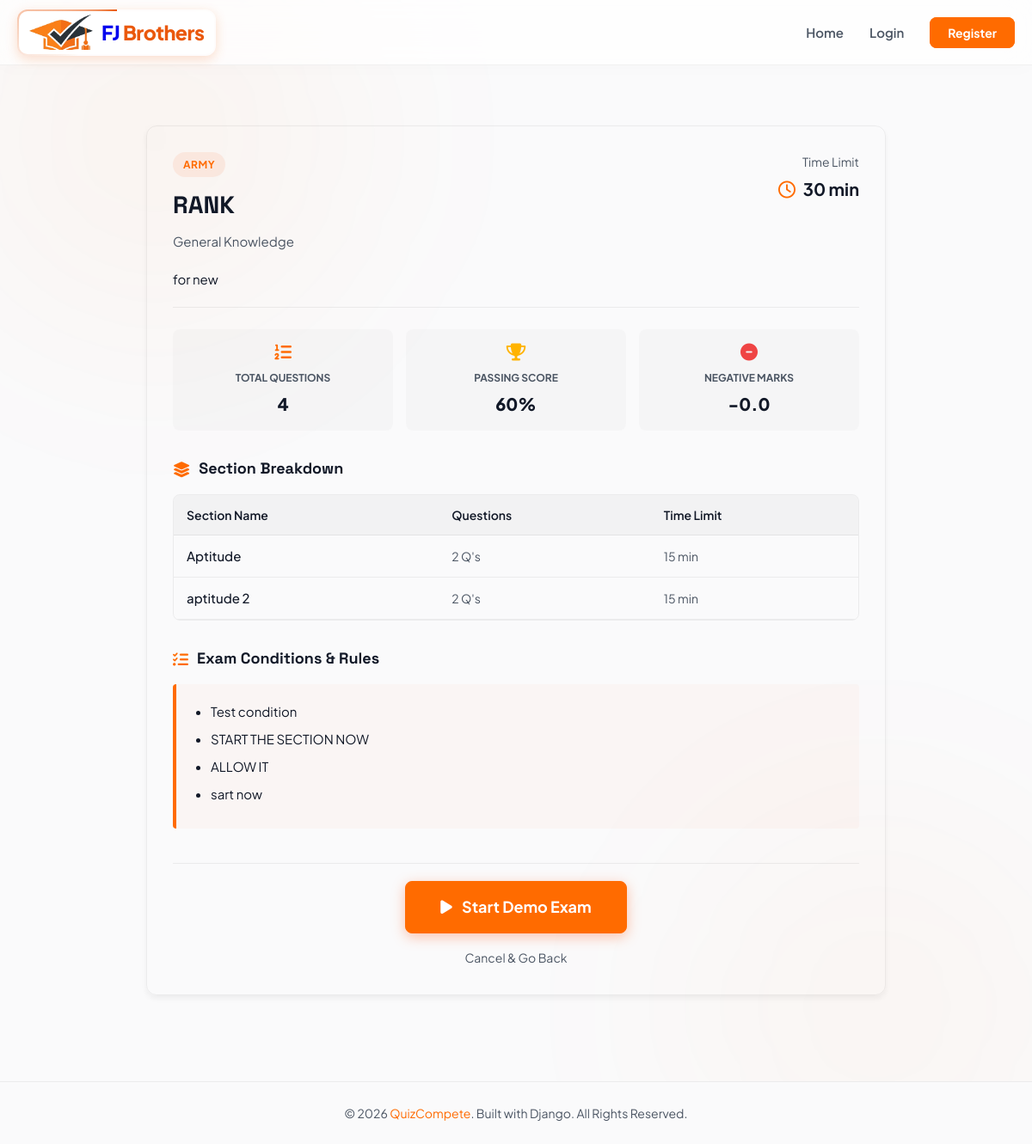
The page /quiz/6/demo/overview/ on the database its author committed.
### quiz/models.py (models this page shows, shortened)
class Quiz(models.Model):
    title = models.CharField(max_length=255)
    description = models.TextField(blank=True, help_text="Short description of the quiz")
    category = models.ForeignKey(Category, on_delete=models.SET_NULL, null=True, blank=True, related_name='quizzes')
    subject = models.ForeignKey(Subject, on_delete=models.SET_NULL, null=True, blank=True, related_name='quizzes')
    academic_year = models.CharField(max_length=50, default="2025-2026", blank=True, null=True)
    unit = models.CharField(max_length=50, default="Unit 1", blank=True, null=True)
    difficulty = models.CharField(max_length=50, choices=[('Easy', 'Easy'), ('Medium', 'Medium'), ('Hard', 'Hard')], default='Medium')
    duration = models.PositiveIntegerField(default=60, help_text="Time limit in minutes")
    passing_score = models.PositiveIntegerField(default=60, help_text="Passing score percentage (0-100)")
    negative_marking = models.BooleanField(default=False, help_text="Enable negative marking for this quiz")
    negative_marks_per_question = models.FloatField(default=0.0, help_text="Marks deducted for each incorrect answer")
    shuffle_questions = models.BooleanField(default=False, help_text="Shuffle questions order for each attempt")
    shuffle_options = models.BooleanField(default=False, help_text="Shuffle choices/options for each question")
    max_attempts = models.PositiveIntegerField(default=1, help_text="Maximum allowed attempts per student")
    start_date = models.DateTimeField(null=True, blank=True, help_text="Quiz availability start date")
    end_date = models.DateTimeField(null=True, blank=True, help_text="Quiz availability end date/deadline")
    deadline = models.DateTimeField(null=True, blank=True, help_text="Backwards compatible deadline datetime")
    status = models.CharField(max_length=50, choices=[('Draft', 'Draft'), ('Published', 'Published'), ('Archived', 'Archived')], default='Draft')
    created_by = models.ForeignKey(User, on_delete=models.CASCADE, related_name='quizzes_created', null=True, blank=True)
    created_at = models.DateTimeField(auto_now_add=True)
    class Meta:
        verbose_name_plural = "Quizzes"
        ordering = ['-created_at']
    @property
    def time_limit(self):
        return self.duration * 60

class Category(models.Model):
    name = models.CharField(max_length=255)
    description = models.TextField(blank=True)
    icon = models.CharField(max_length=100, default='fa-graduation-cap', help_text="FontAwesome icon class name")
    class Meta:
        verbose_name_plural = "Categories"
        ordering = ['name']

class QuizSection(models.Model):
    quiz = models.ForeignKey(Quiz, on_delete=models.CASCADE, related_name='sections')
    title = models.CharField(max_length=255)
    description = models.TextField(blank=True, null=True)
    time_limit = models.PositiveIntegerField(blank=True, null=True, help_text="Time limit in minutes for this specific section")
    order = models.PositiveIntegerField(default=0)
    class Meta:
        ordering = ['order', 'id']

class QuizCondition(models.Model):
    quiz = models.ForeignKey(Quiz, on_delete=models.CASCADE, related_name='conditions')
    text = models.CharField(max_length=500, help_text="A specific rule or condition for this quiz")
    order = models.PositiveIntegerField(default=0)
    class Meta:
        ordering = ['order', 'id']

### quiz/views.py (the view)
# urls.py: path('quiz/<int:quiz_id>/demo/overview/', views.demo_overview, name='demo_overview'),
def demo_overview(request, quiz_id):
    quiz = get_object_or_404(Quiz, id=quiz_id)
    sections = quiz.sections.all()
    general_questions = quiz.questions.filter(section__isnull=True).count()
    total_questions = quiz.questions.count()
    context = {
        'quiz': quiz,
        'sections': sections,
        'general_questions_count': general_questions,
        'total_questions': total_questions,
        'is_demo': True,
    }
    return render(request, 'quiz/overview.html', context)

### quiz/templates/quiz/overview.html (shortened to what this page needs)
{% extends 'quiz/base.html' %}
{% load static %}
{% block content %}
<div class="container" style="max-width: 900px; margin-top: 40px; margin-bottom: 60px;">
    <div style="background-color: var(--card-bg); border: 1px solid var(--border-color); border-radius: 12px; padding: 30px; box-shadow: 0 4px 6px rgba(0,0,0,0.05); margin-bottom: 30px;">
        <div style="display: flex; justify-content: space-between; align-items: flex-start; margin-bottom: 20px;">
            <div>
                <span class="badge" style="background-color: rgba(255, 107, 53, 0.1); color: var(--primary-orange); padding: 5px 12px; border-radius: 20px; font-size: 12px; font-weight: 700; text-transform: uppercase; letter-spacing: 0.5px; margin-bottom: 10px; display: inline-block;">
                    {{ quiz.category.name|default:"General" }}
                </span>
                <h1 style="font-size: 28px; font-weight: 800; color: var(--text-dark); margin: 0;">{{ quiz.title }}</h1>
                <p style="color: var(--text-muted); font-size: 15px; margin-top: 8px; margin-bottom: 0;">{{ quiz.subject.name|default:"General Knowledge" }}</p>
            </div>
            <div style="text-align: right;">
                <div style="font-size: 14px; color: var(--text-muted); margin-bottom: 5px;">Time Limit</div>
                <div style="font-size: 20px; font-weight: 700; color: var(--text-dark);">
                    <i class="fa-regular fa-clock" style="color: var(--primary-orange); margin-right: 5px;"></i> {{ quiz.duration }} min
                </div>
            </div>
        </div>
        {% if quiz.description %}
        <p style="color: var(--text-light); font-size: 15px; line-height: 1.6; margin-bottom: 25px; padding-bottom: 20px; border-bottom: 1px solid var(--border-color);">
            {{ quiz.description }}
        </p>
        {% endif %}
        <div style="display: grid; grid-template-columns: repeat(3, 1fr); gap: 15px; margin-bottom: 30px;">
            <div style="background-color: rgba(0,0,0,0.02); border-radius: 8px; padding: 15px; text-align: center;">
                <i class="fa-solid fa-list-ol" style="color: var(--primary-orange); font-size: 20px; margin-bottom: 10px;"></i>
                <div style="font-size: 12px; color: var(--text-muted); text-transform: uppercase; font-weight: 700;">Total Questions</div>
                <div style="font-size: 20px; font-weight: 800; color: var(--text-dark); margin-top: 5px;">{{ total_questions }}</div>
            </div>
            <div style="background-color: rgba(0,0,0,0.02); border-radius: 8px; padding: 15px; text-align: center;">
                <i class="fa-solid fa-trophy" style="color: #FFB300; font-size: 20px; margin-bottom: 10px;"></i>
                <div style="font-size: 12px; color: var(--text-muted); text-transform: uppercase; font-weight: 700;">Passing Score</div>
                <div style="font-size: 20px; font-weight: 800; color: var(--text-dark); margin-top: 5px;">{{ quiz.passing_score }}%</div>
            </div>
            <div style="background-color: rgba(0,0,0,0.02); border-radius: 8px; padding: 15px; text-align: center;">
                <i class="fa-solid fa-minus-circle" style="color: var(--danger-red); font-size: 20px; margin-bottom: 10px;"></i>
                <div style="font-size: 12px; color: var(--text-muted); text-transform: uppercase; font-weight: 700;">Negative Marks</div>
                <div style="font-size: 20px; font-weight: 800; color: var(--text-dark); margin-top: 5px;">{% if quiz.negative_marking %}-{{ quiz.negative_marks_per_question }}{% else %}None{% endif %}</div>
            </div>
        </div>
        {% if sections %}
        <div style="margin-bottom: 30px;">
            <h3 style="font-size: 18px; font-weight: 700; color: var(--text-dark); margin-bottom: 15px; display: flex; align-items: center;">
                <i class="fa-solid fa-layer-group" style="color: var(--primary-orange); margin-right: 10px;"></i> Section Breakdown
            </h3>
            <div style="border: 1px solid var(--border-color); border-radius: 8px; overflow: hidden;">
                <table style="width: 100%; border-collapse: collapse; text-align: left;">
                    <thead>
                        <tr style="background-color: rgba(0,0,0,0.03); border-bottom: 1px solid var(--border-color);">
                            <th style="padding: 12px 15px; font-weight: 600; font-size: 14px; color: var(--text-dark);">Section Name</th>
                            <th style="padding: 12px 15px; font-weight: 600; font-size: 14px; color: var(--text-dark);">Questions</th>
                            <th style="padding: 12px 15px; font-weight: 600; font-size: 14px; color: var(--text-dark);">Time Limit</th>
                        </tr>
                    </thead>
                    <tbody>
                        {% for sec in sections %}
                        <tr style="border-bottom: 1px solid var(--border-color);">
                            <td style="padding: 12px 15px; font-size: 15px; color: var(--text-dark); font-weight: 500;">{{ sec.title }}</td>
                            <td style="padding: 12px 15px; font-size: 14px; color: var(--text-muted);">{{ sec.questions.count }} Q's</td>
                            <td style="padding: 12px 15px; font-size: 14px; color: var(--text-muted);">{% if sec.time_limit %}{{ sec.time_limit }} min{% else %}No Limit{% endif %}</td>
                        </tr>
                        {% endfor %}
                    </tbody>
                </table>
            </div>
        </div>
        {% endif %}
        {% if quiz.conditions.all %}
        <div style="margin-bottom: 30px;">
            <h3 style="font-size: 18px; font-weight: 700; color: var(--text-dark); margin-bottom: 15px; display: flex; align-items: center;">
                <i class="fa-solid fa-list-check" style="color: var(--primary-orange); margin-right: 10px;"></i> Exam Conditions & Rules
            </h3>
            <div style="background-color: rgba(255, 107, 53, 0.03); border-left: 4px solid var(--primary-orange); padding: 20px; border-radius: 4px;">
                <ul style="margin: 0; padding-left: 20px; color: var(--text-light); font-size: 15px; line-height: 1.6;">
                    {% for condition in quiz.conditions.all %}
                        <li style="margin-bottom: 8px;">{{ condition.text }}</li>
                    {% endfor %}
                </ul>
            </div>
        </div>
        {% endif %}
        <div style="text-align: center; margin-top: 40px; padding-top: 20px; border-top: 1px solid var(--border-color);">
            {% if is_demo %}
            <a href="{% url 'quiz:play_demo' quiz.id %}" class="btn btn-primary" style="font-size: 18px; padding: 15px 40px; font-weight: 700; box-shadow: 0 4px 15px rgba(255, 107, 53, 0.4);">
                <i class="fa-solid fa-play" style="margin-right: 8px;"></i> Start Demo Exam
            </a>
            {% else %}
            <a href="{% url 'quiz:play' quiz.id %}" class="btn btn-primary" style="font-size: 18px; padding: 15px 40px; font-weight: 700; box-shadow: 0 4px 15px rgba(255, 107, 53, 0.4);">
                <i class="fa-solid fa-play" style="margin-right: 8px;"></i> Start Exam
            </a>
            {% endif %}
            <div style="margin-top: 15px;">
                <a href="javascript:history.back()" style="color: var(--text-muted); font-size: 14px; text-decoration: none;">
                    Cancel & Go Back
                </a>
            </div>
        </div>
    </div>
</div>
{% endblock %}

### quiz/static/quiz/css/style.css (style rules this page uses)
:root { --bg-main: #FAFAFB; --bg-surface: rgba(255, 255, 255, 0.75); --bg-card-hover: rgba(255, 255, 255, 0.9); --primary-orange: #FF6B00; --primary-orange-hover: #E35F00; --primary-orange-glow: rgba(255, 107, 0, 0.18); --border-color: rgba(0, 0, 0, 0.06); --border-color-active: rgba(255, 107, 0, 0.5); --text-white: #111827; --text-muted: #4B5563; --success-green: #10B981; --danger-red: #EF4444; --font-family: 'Plus Jakarta Sans', sans-serif; --font-heading: 'Space Grotesk', sans-serif; --transition-speed: 0.3s; --glass-blur: 16px; }
* { margin: 0; padding: 0; box-sizing: border-box; }
body { background-color: var(--bg-main); color: var(--text-white); font-family: var(--font-family); line-height: 1.6; min-height: 100vh; display: flex; flex-direction: column; overflow-x: hidden; position: relative; }
body::before { content: ""; position: fixed; top: -15%; left: -15%; width: 60vw; height: 60vw; background: radial-gradient(circle, rgba(255, 107, 0, 0.05) 0%, transparent 70%); filter: blur(80px); z-index: -1; pointer-events: none; }
body::after { content: ""; position: fixed; bottom: -15%; right: -15%; width: 60vw; height: 60vw; background: radial-gradient(circle, rgba(255, 107, 0, 0.04) 0%, transparent 70%); filter: blur(80px); z-index: -1; pointer-events: none; }
h1, h2, h3, h4, h5, h6 { font-family: var(--font-heading); font-weight: 700; }
.container { width: 100%; max-width: 1200px; margin: 0 auto; padding: 0 20px; }
.btn { display: inline-block; padding: 12px 28px; font-size: 16px; font-weight: 600; border-radius: 8px; text-decoration: none; text-align: center; cursor: pointer; transition: all var(--transition-speed); border: 1px solid transparent; }
.btn-primary { background: var(--primary-orange); color: #FFFFFF; border-color: var(--primary-orange); }
.badge { display: inline-block; padding: 3px 8px; border-radius: 4px; font-size: 11px; font-weight: 700; text-transform: uppercase; }

### rows shown on the page
Quiz: category.name "ARMY", title "RANK", subject.name "General Knowledge", duration "30", description "for new", passing_score "60", negative_marks_per_question "0.0"
QuizSection: title "Aptitude", questions.count "2", time_limit "15"
QuizSection: title "aptitude 2", questions.count "2", time_limit "15"
QuizCondition: text "Test condition"
QuizCondition: text "START THE SECTION NOW"
QuizCondition: text "ALLOW IT"
QuizCondition: text "sart now"

### other values the page prints
{{ total_questions }} "4"
